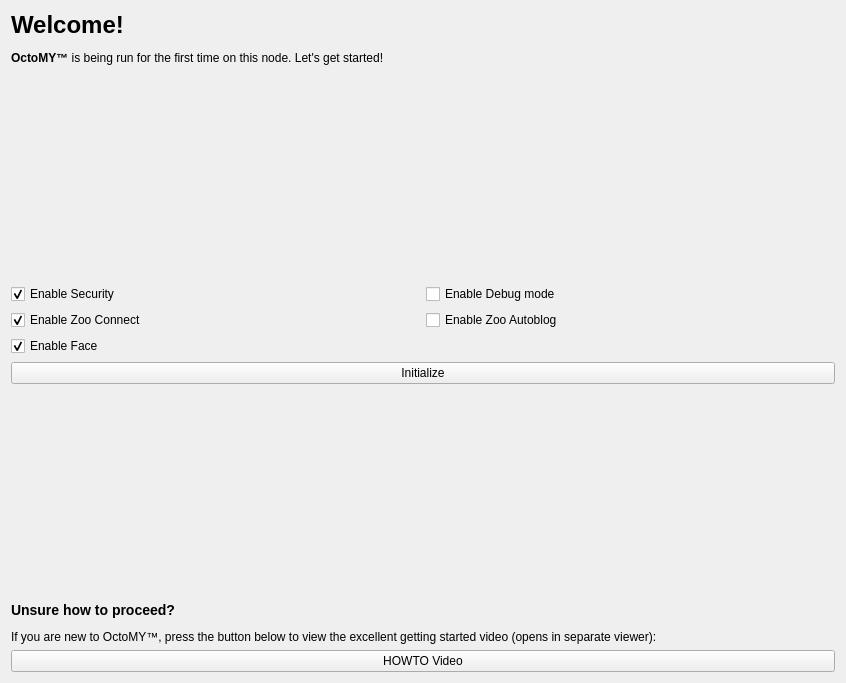
<?xml version="1.0" encoding="UTF-8"?>
<ui version="4.0">
 <class>WelcomeWidget</class>
 <widget class="QWidget" name="WelcomeWidget">
  <property name="geometry">
   <rect>
    <x>0</x>
    <y>0</y>
    <width>846</width>
    <height>683</height>
   </rect>
  </property>
  <property name="windowTitle">
   <string>Form</string>
  </property>
  <layout class="QGridLayout" name="gridLayout">
   <item row="3" column="0">
    <widget class="QCheckBox" name="checkBoxSecurity">
     <property name="sizePolicy">
      <sizepolicy hsizetype="Minimum" vsizetype="Minimum">
       <horstretch>0</horstretch>
       <verstretch>0</verstretch>
      </sizepolicy>
     </property>
     <property name="toolTip">
      <string>If you care about privacy and don't want others to easily access your robot's data or control, enabling security will trade some of your convenience for better security.</string>
     </property>
     <property name="text">
      <string>Enable Security</string>
     </property>
     <property name="checked">
      <bool>true</bool>
     </property>
    </widget>
   </item>
   <item row="11" column="0" colspan="2">
    <widget class="QLabel" name="label">
     <property name="sizePolicy">
      <sizepolicy hsizetype="Minimum" vsizetype="Minimum">
       <horstretch>0</horstretch>
       <verstretch>0</verstretch>
      </sizepolicy>
     </property>
     <property name="text">
      <string>&lt;h3&gt;Unsure how to proceed?&lt;/h3&gt;
&lt;p&gt;If you are new to OctoMY&amp;trade;, press the button below to view the excellent getting started video (opens in separate viewer):&lt;/p&gt;</string>
     </property>
    </widget>
   </item>
   <item row="3" column="1">
    <widget class="QCheckBox" name="checkBoxDebugMode">
     <property name="toolTip">
      <string>When debug is enabled, the node will produce more messages and logs to help you understand what is going on.</string>
     </property>
     <property name="text">
      <string>Enable Debug mode</string>
     </property>
    </widget>
   </item>
   <item row="9" column="0" colspan="2">
    <widget class="QPushButton" name="pushButtonInitialize">
     <property name="sizePolicy">
      <sizepolicy hsizetype="Minimum" vsizetype="Minimum">
       <horstretch>0</horstretch>
       <verstretch>0</verstretch>
      </sizepolicy>
     </property>
     <property name="text">
      <string>Initialize</string>
     </property>
     <property name="icon">
      <iconset resource="../resources/icons.qrc">
       <normaloff>:/icons/execute.svg</normaloff>:/icons/execute.svg</iconset>
     </property>
    </widget>
   </item>
   <item row="0" column="0" colspan="2">
    <widget class="QLabel" name="label_2">
     <property name="sizePolicy">
      <sizepolicy hsizetype="Minimum" vsizetype="Minimum">
       <horstretch>0</horstretch>
       <verstretch>0</verstretch>
      </sizepolicy>
     </property>
     <property name="text">
      <string>&lt;h1&gt;Welcome!&lt;/h1&gt;
&lt;p&gt;&lt;strong&gt;OctoMY&amp;trade;&lt;/strong&gt; is being run for the first time on this node. Let's get started!&lt;/p&gt;</string>
     </property>
    </widget>
   </item>
   <item row="6" column="0">
    <widget class="QCheckBox" name="checkBoxZooConnect">
     <property name="sizePolicy">
      <sizepolicy hsizetype="Minimum" vsizetype="Minimum">
       <horstretch>0</horstretch>
       <verstretch>0</verstretch>
      </sizepolicy>
     </property>
     <property name="toolTip">
      <string>Allow this node to use Zoo to connect quickly to your other nodes.</string>
     </property>
     <property name="text">
      <string>Enable Zoo Connect</string>
     </property>
     <property name="checked">
      <bool>true</bool>
     </property>
    </widget>
   </item>
   <item row="12" column="0" colspan="2">
    <widget class="QPushButton" name="pushButtonYoutubeTutorial">
     <property name="sizePolicy">
      <sizepolicy hsizetype="Minimum" vsizetype="Minimum">
       <horstretch>0</horstretch>
       <verstretch>0</verstretch>
      </sizepolicy>
     </property>
     <property name="text">
      <string>HOWTO Video</string>
     </property>
     <property name="icon">
      <iconset resource="../resources/icons.qrc">
       <normaloff>:/icons/youtube.svg</normaloff>:/icons/youtube.svg</iconset>
     </property>
    </widget>
   </item>
   <item row="10" column="0" colspan="2">
    <spacer name="verticalSpacer">
     <property name="orientation">
      <enum>Qt::Vertical</enum>
     </property>
     <property name="sizeHint" stdset="0">
      <size>
       <width>20</width>
       <height>132</height>
      </size>
     </property>
    </spacer>
   </item>
   <item row="8" column="0">
    <widget class="QCheckBox" name="checkBoxFace">
     <property name="toolTip">
      <string>When face is enabled, a articulated face will be rendered on this node when it is operational. The purpose is to give your node character, and a natural way of expressing itself.</string>
     </property>
     <property name="text">
      <string>Enable Face</string>
     </property>
     <property name="checked">
      <bool>true</bool>
     </property>
    </widget>
   </item>
   <item row="1" column="0" colspan="2">
    <spacer name="verticalSpacer_2">
     <property name="orientation">
      <enum>Qt::Vertical</enum>
     </property>
     <property name="sizeHint" stdset="0">
      <size>
       <width>20</width>
       <height>19</height>
      </size>
     </property>
    </spacer>
   </item>
   <item row="6" column="1">
    <widget class="QCheckBox" name="checkBox">
     <property name="toolTip">
      <string>OctoMY Zoo is a social network for robots. If you enable Autoblog feature, this robot will send blog events that will become available for anyone to see on http://zoo.octomy.org</string>
     </property>
     <property name="text">
      <string>Enable Zoo Autoblog</string>
     </property>
    </widget>
   </item>
  </layout>
 </widget>
 <resources>
  <include location="../resources/icons.qrc"/>
 </resources>
 <connections/>
</ui>
